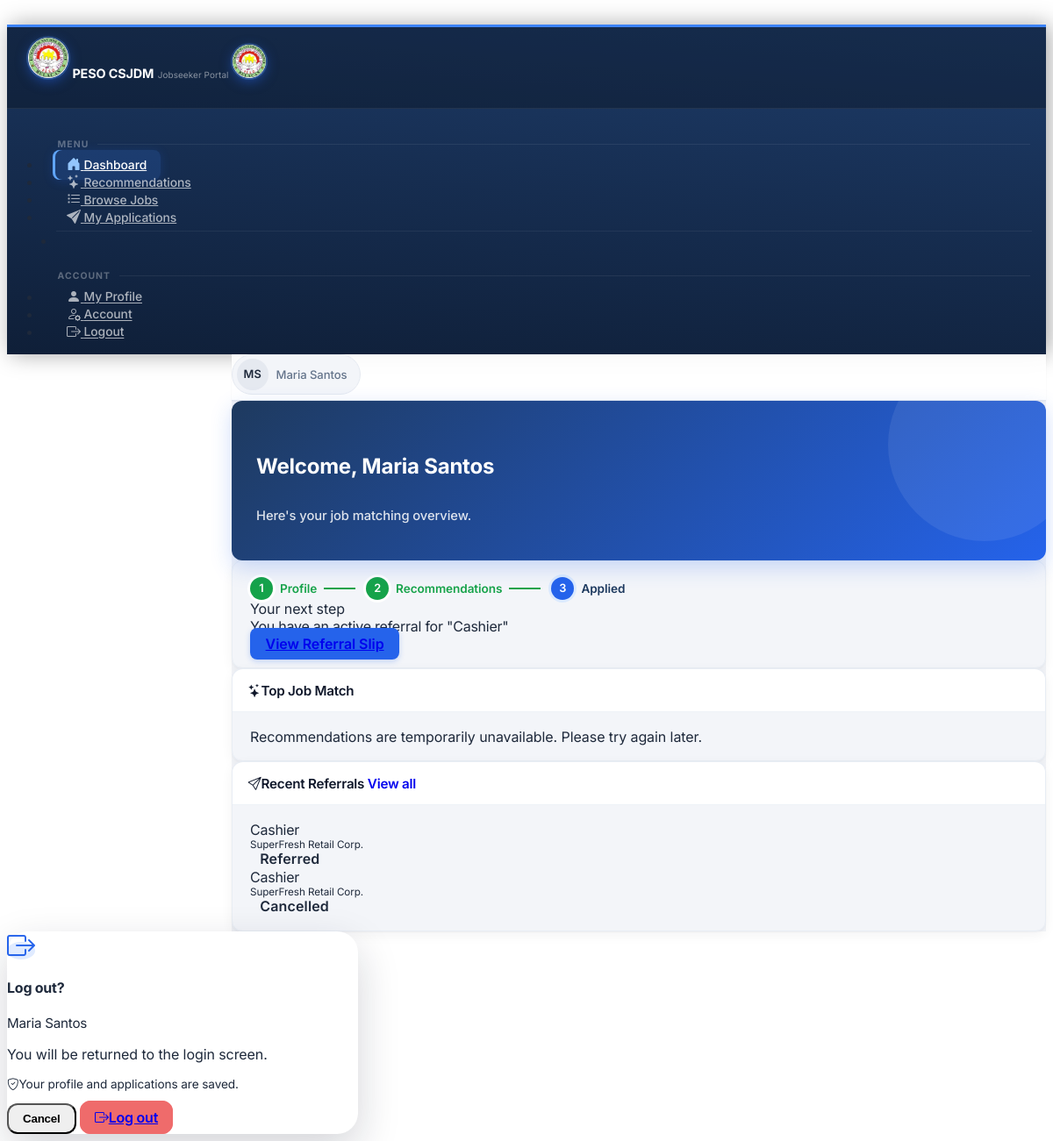
The page /jobseeker/dashboard (signed in) on the database its author committed.
### tables this page shows
CREATE TABLE "users" (
                user_id            INTEGER PRIMARY KEY AUTOINCREMENT,
                full_name     TEXT    NOT NULL,
                email         TEXT    UNIQUE NOT NULL,
                password_hash TEXT    NOT NULL,
                role          TEXT    DEFAULT 'admin',
                is_active     INTEGER DEFAULT 1,
                created_at    DATETIME DEFAULT CURRENT_TIMESTAMP
            );

CREATE TABLE job_vacancies (
            vacancy_id                   INTEGER  PRIMARY KEY AUTOINCREMENT,
            employer_name        TEXT     NOT NULL,
            job_title            TEXT     NOT NULL,
            occupational_category TEXT    NOT NULL,
            is_local             INTEGER  DEFAULT 1,
            is_active            INTEGER  DEFAULT 1,
            created_at           DATETIME DEFAULT CURRENT_TIMESTAMP
        , employer_id INTEGER REFERENCES users(user_id), application_deadline DATE, req_gender TEXT DEFAULT 'Any', req_age_min INTEGER, req_age_max INTEGER, req_education TEXT, req_documents TEXT, req_experience_months INTEGER, salary_min INTEGER, salary_max INTEGER, salary_period TEXT, job_location TEXT, req_skills TEXT, requirements_deadline DATE, interview_date DATE, interview_time TEXT, interview_date_end DATE, interview_time_end TEXT, location_type TEXT, venue_address TEXT, max_applicants INTEGER);

CREATE TABLE referrals (
            referral_id           INTEGER  PRIMARY KEY AUTOINCREMENT,
            applicant_id INTEGER  NOT NULL,
            vacancy_id   INTEGER  NOT NULL,
            referred_by  INTEGER  NOT NULL,
            referred_at  DATETIME DEFAULT CURRENT_TIMESTAMP,
            status       TEXT     DEFAULT 'referred',
            notes        TEXT, suitability_score REAL,
            FOREIGN KEY (applicant_id) REFERENCES applicants(applicant_id),
            FOREIGN KEY (vacancy_id)   REFERENCES job_vacancies(vacancy_id),
            FOREIGN KEY (referred_by)  REFERENCES users(user_id)
        );

### app.py (the view, shortened to what this page needs)
@app.route('/jobseeker/dashboard')
@jobseeker_required
def jobseeker_dashboard():
    db  = get_db()
    ap  = _get_my_applicant()
    top_rec = None
    referrals = []
    if ap:
        referrals = db.execute('''
            SELECT r.*, jv.job_title, jv.employer_name, jv.occupational_category
            FROM referrals r
            JOIN job_vacancies jv ON r.vacancy_id = jv.vacancy_id
            WHERE r.applicant_id = ?
            ORDER BY r.referred_at DESC LIMIT 5
        ''', (ap['applicant_id'],)).fetchall()
    active_vacancies = db.execute(
        'SELECT COUNT(*) FROM job_vacancies WHERE is_active=1'
    ).fetchone()[0]
    return render_template('jobseeker/dashboard.html',
                           ap=ap, top_rec=top_rec, identity_ok=identity_complete(ap),
                           referrals=referrals,
                           active_vacancies=active_vacancies)

### templates/jobseeker/dashboard.html (shortened to what this page needs)
﻿{% extends 'base_jobseeker.html' %}
{% block content %}
<div class="dash-welcome mb-4">
  <h4 class="fw-bold mb-1">Welcome, {{ session.get('full_name', '') }}</h4>
  <p class="mb-0 small">Here's your job matching overview.</p>
</div>
{% if not ap %}
<div class="alert alert-warning d-flex gap-2">
  <i class="bi bi-exclamation-triangle-fill flex-shrink-0"></i>
  <span>Your profile was not found. Contact PESO admin for assistance.</span>
</div>
{% else %}
{% set checks = [
  ('Basic details', identity_ok),
  ('Education level', ap.educ_level),
  ('Preferred position', ap.preferred_position),
  ('Skills', ap.skills)] %}
{% set done = checks|selectattr(1)|list|length %}
{% set pct = (done * 100 / checks|length)|int %}
{% set profile_ok = identity_ok and ap.educ_level and ap.preferred_position and ap.skills %}
{% set active_ref = referrals|selectattr('status', 'ne', 'cancelled')|list|first %}
<div class="card dash-card mb-4">
  <div class="card-body p-3 p-md-4">
    <div class="dash-steps mb-3">
      <div class="dash-step {% if profile_ok %}done{% else %}current{% endif %}"><span>1</span>Profile</div>
      <div class="dash-step {% if active_ref %}done{% elif profile_ok %}current{% endif %}"><span>2</span>Recommendations</div>
      <div class="dash-step {% if active_ref %}current{% endif %}"><span>3</span>Applied</div>
    </div>
    <div class="d-flex flex-wrap justify-content-between align-items-center gap-2">
      <div>
        <div class="text-muted small">Your next step</div>
        <div class="fw-bold">
          {% if not profile_ok %}Complete your profile to get job recommendations
          {% elif active_ref %}You have an active referral for "{{ active_ref.job_title }}"
          {% else %}Review your recommended jobs and apply{% endif %}
        </div>
      </div>
      {% if not profile_ok %}
      <a href="{{ url_for('jobseeker_profile') }}" class="btn btn-primary">Complete Profile</a>
      {% elif active_ref %}
      <a href="{{ url_for('referral_slip', rid=active_ref.referral_id) }}" class="btn btn-primary">View Referral Slip</a>
      {% else %}
      <a href="{{ url_for('jobseeker_recommendations', generate=1) }}" class="btn btn-primary">View Recommendations</a>
      {% endif %}
    </div>
  </div>
</div>
{% endif %}
<div class="row g-4">
  <div class="col-md-6">
    <div class="card dash-card h-100">
      <div class="card-header fw-semibold bg-transparent border-bottom py-2 px-3">
        <i class="bi bi-stars text-primary me-2"></i>Top Job Match
      </div>
      <div class="card-body p-3">
        {% if not ap or not ap.educ_level or not ap.preferred_position or not ap.skills %}
        <div class="text-muted small text-center py-3">
          <i class="bi bi-person-dash" style="font-size:1.5rem;opacity:.3;"></i>
          <p class="mt-2 mb-0">Complete your profile to see job recommendations.</p>
          <a href="{{ url_for('jobseeker_profile') }}" class="btn btn-sm btn-primary mt-2">Complete Profile</a>
        </div>
        {% elif not pipeline_loaded %}
        <div class="text-muted small text-center py-3">Recommendations are temporarily unavailable. Please try again later.</div>
        {% else %}
        <div class="text-muted small text-center py-3">No recommendations yet.</div>
        {% endif %}
      </div>
    </div>
  </div>
  <div class="col-md-6">
    <div class="card dash-card h-100">
      <div class="card-header fw-semibold bg-transparent border-bottom py-2 px-3 d-flex justify-content-between align-items-center">
        <span><i class="bi bi-send text-primary me-2"></i>Recent Referrals</span>
        <a href="{{ url_for('jobseeker_referrals') }}" class="small text-primary">View all</a>
      </div>
      <div class="card-body p-3">
        {% if referrals %}
        {% for r in referrals %}
        <div class="d-flex align-items-start gap-2 py-2 {% if not loop.last %}border-bottom{% endif %}">
          <div class="flex-grow-1 overflow-hidden">
            <div class="fw-semibold small text-truncate">{{ r.job_title }}</div>
            <div class="text-muted" style="font-size:.73rem;">{{ r.employer_name }}</div>
          </div>
          {% if r.status == 'cancelled' %}
          <span class="badge bg-danger-subtle text-danger-emphasis flex-shrink-0">Cancelled</span>
          {% else %}
          <span class="badge bg-primary-subtle text-primary-emphasis flex-shrink-0">Referred</span>
          {% endif %}
        </div>
        {% endfor %}
        {% else %}
        <div class="text-center text-muted py-3 small">
          <i class="bi bi-send" style="font-size:1.5rem;opacity:.25;"></i>
          <p class="mt-2 mb-0">No applications yet. Check your recommendations or browse jobs, then apply to generate your referral slip.</p>
        </div>
        {% endif %}
      </div>
    </div>
  </div>
</div>
{% endblock %}

### templates/base_jobseeker.html (shortened to what this page needs)
<!DOCTYPE html>
<html lang="en">
<head>
  <link rel="stylesheet" href="https://cdn.jsdelivr.net/npm/@coreui/coreui@5/dist/css/coreui.min.css" />
  <link rel="stylesheet" href="https://cdn.jsdelivr.net/npm/bootstrap-icons@1.11.3/font/bootstrap-icons.min.css" />
  <link rel="stylesheet" href="{{ url_for('static', filename='css/custom.css') }}" />
</head>
<body class="jobseeker-portal">
<div class="sidebar sidebar-dark sidebar-fixed hide" id="sidebar">
  <div class="sidebar-brand">
    <span class="sidebar-brand-full d-flex align-items-center gap-2">
      <span class="sb-icon-badge">
        <img src="{{ url_for('static', filename='img/peso_logo.png') }}" alt="PESO CSJDM" />
      </span>
      <span>
        <span class="sb-brand-name d-block">PESO CSJDM</span>
        <span class="sb-brand-sub">Jobseeker Portal</span>
      </span>
    </span>
    <span class="sidebar-brand-narrow">
      <span class="sb-icon-badge" style="width:38px;height:38px;">
        <img src="{{ url_for('static', filename='img/peso_logo.png') }}" alt="PESO CSJDM" />
      </span>
    </span>
  </div>
  <ul class="sidebar-nav">
    <li class="nav-title">Menu</li>
    <li class="nav-item">
      <a class="nav-link {% if request.endpoint == 'jobseeker_dashboard' %}active{% endif %}"
         href="{{ url_for('jobseeker_dashboard') }}">
        <span class="nav-icon"><i class="bi bi-house-door-fill"></i></span>
        Dashboard
      </a>
    </li>
    <li class="nav-item">
      <a class="nav-link {% if request.endpoint == 'jobseeker_recommendations' %}active{% endif %}"
         href="{{ url_for('jobseeker_recommendations') }}">
        <span class="nav-icon"><i class="bi bi-stars"></i></span>
        Recommendations
      </a>
    </li>
    <li class="nav-item">
      <a class="nav-link {% if request.endpoint == 'jobseeker_jobs' %}active{% endif %}"
         href="{{ url_for('jobseeker_jobs') }}">
        <span class="nav-icon"><i class="bi bi-list-task"></i></span>
        Browse Jobs
      </a>
    </li>
    <li class="nav-item">
      <a class="nav-link {% if request.endpoint == 'jobseeker_referrals' %}active{% endif %}"
         href="{{ url_for('jobseeker_referrals') }}">
        <span class="nav-icon"><i class="bi bi-send-fill"></i></span>
        My Applications
      </a>
    </li>
    <li class="nav-divider"></li>
    <li class="nav-title">Account</li>
    <li class="nav-item">
      <a class="nav-link {% if request.endpoint == 'jobseeker_profile' %}active{% endif %}"
         href="{{ url_for('jobseeker_profile') }}">
        <span class="nav-icon"><i class="bi bi-person-fill"></i></span>
        My Profile
      </a>
    </li>
    <li class="nav-item">
      <a class="nav-link {% if request.endpoint == 'jobseeker_account' %}active{% endif %}"
         href="{{ url_for('jobseeker_account') }}">
        <span class="nav-icon"><i class="bi bi-person-gear"></i></span>
        Account
      </a>
    </li>
    <li class="nav-item">
      <a class="nav-link" href="#" data-coreui-toggle="modal" data-coreui-target="#logoutModal">
        <span class="nav-icon"><i class="bi bi-box-arrow-right"></i></span>
        Logout
      </a>
    </li>
  </ul>
</div>
<div class="wrapper d-flex flex-column min-vh-100">
  <header class="header header-sticky p-0">
    <div class="container-fluid border-bottom px-4 d-flex align-items-center gap-3"
         style="height:52px;">
      <div class="ms-auto d-flex align-items-center gap-2">
        {% set _name = session.get('full_name', 'Jobseeker') %}
        <div class="topbar-user">
          {% if user_photo %}<img class="topbar-avatar" src="{{ url_for('profile_photo', filename=user_photo) }}" alt="" />
          {% else %}<span class="topbar-avatar topbar-avatar-initials" aria-hidden="true">{{ (_name.split()|map('first')|list)[:2]|join|upper or 'J' }}</span>{% endif %}
          <span>{{ _name }}</span>
        </div>
      </div>
    </div>
  </header>
  <div class="body flex-grow-1">
    <div class="container-fluid px-4 pt-3 pb-4">
      {% block content %}{% endblock %}
    </div>
  </div>
</div>
<div class="modal fade" id="logoutModal" tabindex="-1" aria-hidden="true">
  <div class="modal-dialog modal-dialog-centered" style="max-width:400px;">
    <div class="modal-content border-0" style="border-radius:24px;background:#fff;box-shadow:0 18px 48px rgba(15,23,42,.18);">
      <div class="modal-body text-center px-4 pt-5 pb-3">
        <span class="d-inline-flex align-items-center justify-content-center mb-3"
              style="width:76px;height:76px;border-radius:50%;background:#e0ebff;">
          <i class="bi bi-box-arrow-right" style="font-size:2rem;color:#2563eb;"></i>
        </span>
        <h4 class="fw-bold mb-2">Log out?</h4>
        {% if session.get('full_name') %}<div class="fw-semibold mb-1" style="font-size:.95rem;">{{ session.get('full_name') }}</div>{% endif %}
        <p class="text-muted mb-1" style="font-size:1rem;">You will be returned to the login screen.</p>
        <p class="text-muted mb-0" style="font-size:.85rem;"><i class="bi bi-shield-check me-1"></i>Your profile and applications are saved.</p>
      </div>
      <div class="modal-footer border-0 d-flex gap-2 px-4 pb-4 pt-3">
        <button type="button" class="btn btn-outline-secondary flex-fill fw-semibold py-2" style="border-radius:12px;"
                data-coreui-dismiss="modal">Cancel</button>
        <a href="{{ url_for('logout') }}" class="btn flex-fill fw-semibold py-2 text-white" style="background:#ef6b6b;border:1px solid #ef6b6b;border-radius:12px;">
          <i class="bi bi-box-arrow-right me-1"></i>Log out
        </a>
      </div>
    </div>
  </div>
</div>
</body>
</html>

### rows shown on the page
users: full_name "Maria Santos", get "Maria Santos"
job_vacancies: job_title "Cashier"
referrals: job_title "Cashier", employer_name "SuperFresh Retail Corp.", status "Referred"
referrals: job_title "Cashier", employer_name "SuperFresh Retail Corp.", status "Cancelled"

### other values the page prints
{{ (_name.split()|map('first')|list)[:2]|join|upper or 'J' }} "MS"
